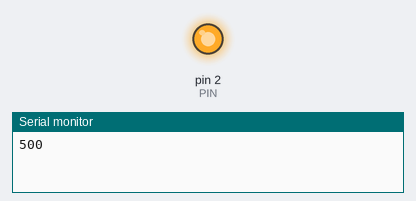
A sketch run on a simulated Arduino Uno, built with avr-gcc and run on an emulated ATmega328P. Shown: output pins drawn as LEDs (lit = HIGH), the last lines printed to the serial monitor.

Above: at 0.2 s.
At 59.2 s:
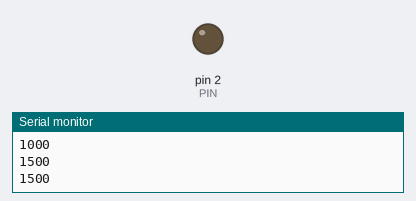
Timing chart, 0 to 62.4 s (numbered marks = the images above):
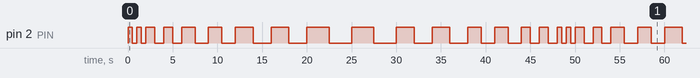

Measured:
- by itself, pin 2 (PIN): moves between LOW and HIGH, repeating every 48.0 s
- by itself, everything shown: repeats every 48.0 s, in 32 steps

The sketch:

sketch_apr20a.ino
```cpp
#define PIN 2

void setup() {
  // put your setup code here, to run once:
  pinMode(PIN,OUTPUT);
  Serial.begin(9600);


}

void loop() {
  // put your main code here, to run repeatedly
  int t=0,c=1;
  while(1){
    if(t<2500&&c)
    t+=500;
    else{
    t-=500;
    c=0;
    if(t<1000)
    c=1;
    }
  int tt=1;
  while(tt>=0){
    Serial.println(t);
  digitalWrite(PIN,HIGH);
  delay(t);
  digitalWrite(PIN,LOW);
  delay(t);
  tt--;
  }
  }
}
```
